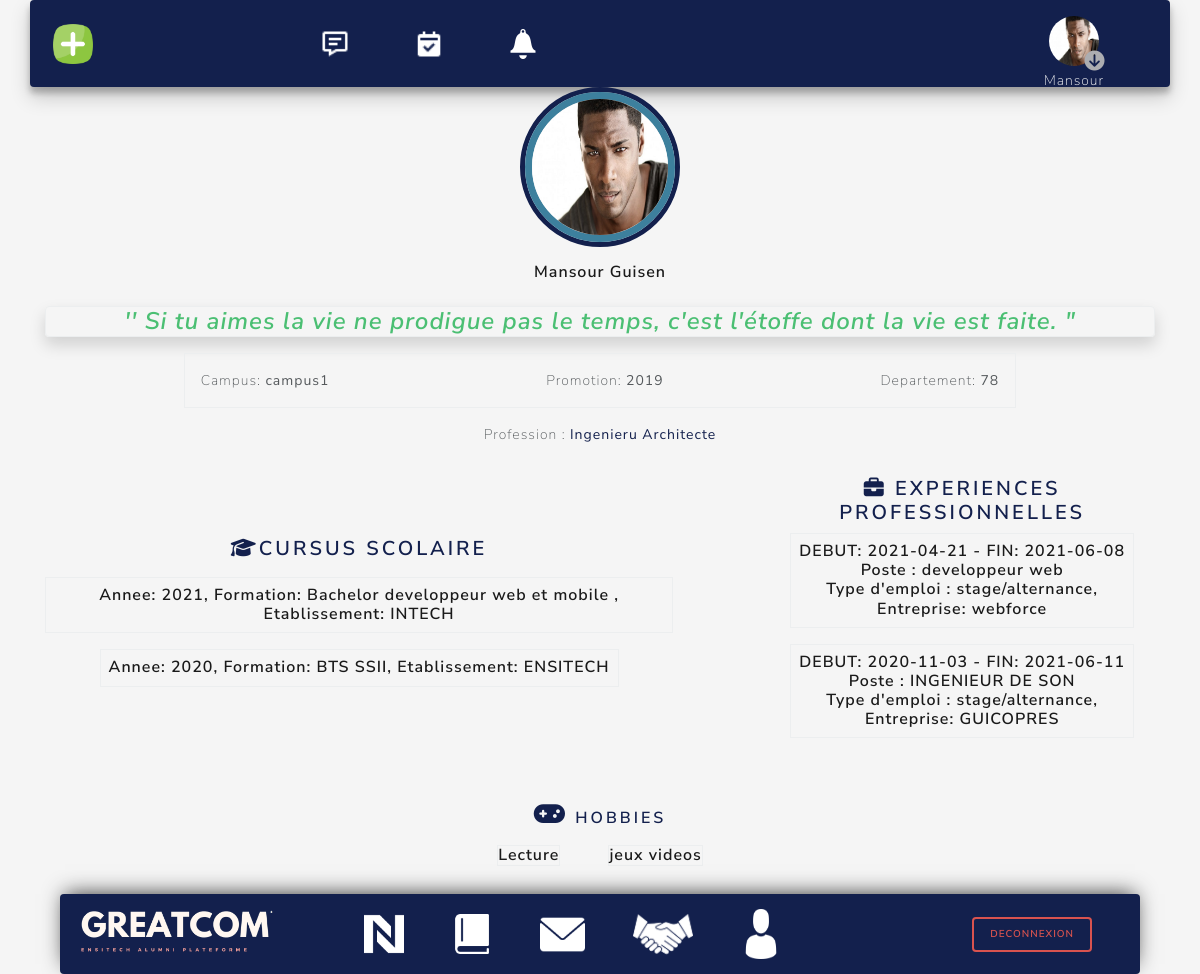
/vue/profli_consulter.php?id_user_consulter=1 (signed in), run on the app's committed database.
### tables this page shows
CREATE TABLE IF NOT EXISTS `utilisateur` (
  `id` int(30) NOT NULL AUTO_INCREMENT,
  `Photo` text,
  `Nom` varchar(255) DEFAULT NULL,
  `Prenom` varchar(255) DEFAULT NULL,
  `Mail` varchar(255) DEFAULT NULL,
  `Departement` int(11) DEFAULT NULL,
  `Annee_promotion` int(10) DEFAULT NULL,
  `profession` varchar(255) DEFAULT NULL,
  `campus` varchar(255) DEFAULT NULL,
  `Zone_de_texte` longtext,
  `Loginn` varchar(50) DEFAULT NULL,
  `Mdp` varchar(50) DEFAULT NULL,
  `Typee` enum('standard','admin') DEFAULT NULL,
  PRIMARY KEY (`id`)
);

CREATE TABLE IF NOT EXISTS `cursusscolaire` (
  `id` int(35) NOT NULL AUTO_INCREMENT,
  `id_user` int(35) NOT NULL,
  `annee` int(35) NOT NULL,
  `formation` varchar(255) NOT NULL,
  `etablissement` varchar(255) NOT NULL,
  PRIMARY KEY (`id`)
);

CREATE TABLE IF NOT EXISTS `parcousprofessionnel` (
  `id` int(35) NOT NULL AUTO_INCREMENT,
  `id_user` int(35) NOT NULL,
  `date_debut` date NOT NULL,
  `date_fin` date DEFAULT NULL,
  `post_occupe` varchar(255) NOT NULL,
  `type_emploi` varchar(255) NOT NULL,
  `entreprise` varchar(255) NOT NULL,
  PRIMARY KEY (`id`)
);

CREATE TABLE IF NOT EXISTS `hobbies` (
  `id` int(35) NOT NULL AUTO_INCREMENT,
  `id_user` int(35) NOT NULL,
  `hobbie` varchar(255) NOT NULL,
  PRIMARY KEY (`id`)
);

### vue/profli_consulter.php (the view, shortened to what this page needs)
<!DOCTYPE html>
<html lang="fr">
<head>
    <link rel="stylesheet" href="https://cdn.jsdelivr.net/npm/bootswatch@4.5.2/dist/lux/bootstrap.min.css">
    <link rel="stylesheet" href="../styles/designY.css">
</head>
<body>
    <?php
    include_once('../partials/header.php');
    $id_user_consulter = $_GET['id_user_consulter'];
    $stmt = $db->prepare("SELECT * FROM `utilisateur` where `id`= :id_utlisateur ");
    $stmt->bindParam(':id_utlisateur', $id_user_consulter);
    $stmt->execute();
    $colonne = $stmt->fetch();
    $nom = $colonne['Nom'];
    $prenom = $colonne['Prenom'];
    $promotion = $colonne['Annee_promotion'];
    $campus = $colonne['campus'];
    $profession = $colonne['profession'];
    $citation = $colonne['Zone_de_texte'];
    $departement = $colonne['Departement'];
    $profil = $colonne["Photo"];
    ?>
    <div class="container ">
        <div class="d-flex flex-column justify-content-center align-items-center mx-auto">
            <div class="colsult_user_profil"><img src="<?= $profil  ?>" alt="..." class="img-fluid rounded-circle image_user_consulter" /></div>
            <span class="h5 mt-3"><?= $nom . " " . $prenom ?></span>
        </div>
        <cite class="shadow h3 mt-3 mb-3 rounded  d-flex  justify-content-center align-items-center  mx-auto text-center text-success border  text-fluid">
            '' <?= $citation  ?> "</cite>
        <div class="d-flex  justify-content-center align-items-center mx-auto p-3 border w-75 ">
            <span class="mr-auto "> Campus: <b><?= $campus ?></b></span>
            <span class=" mx-5 "> Promotion: <b><?= $promotion ?></b></span>
            <span class="ml-auto "> Departement: <b><?= $departement ?></b></span>
        </div>
        <p class="text-center w-100 p-3">Profession : <strong class="textColorBlue"><?= $profession ?></strong></p>
        <div class=" d-flex justify-content-center align-items-center  mx-auto text-center">
            <div class="mr-5 d-flex flex-column justify-content-center align-items-center  my-auto text-center">
                <h4 class="textColorBlue "> <i class="fas fa-graduation-cap"></i>Cursus scolaire</h4>
                <?php
                $stmt = $db->prepare("SELECT * FROM `cursusscolaire` where `id_user`= :id_utlisateur ");
                $stmt->bindParam(':id_utlisateur', $id_user_consulter);
                $stmt->execute();
                $cursus = $stmt->fetchAll();
                if ($cursus) {
                    foreach ($cursus as $row => $colonne) {
                        $annee = $colonne['annee'];
                        $formation = $colonne['formation'];
                        $etablissement = $colonne['etablissement'];
                ?>
                        <span class="h5 mt-2 p-2 border"><?= "Annee: " . $annee . ", Formation:  " . $formation . ", Etablissement: " . $etablissement   ?></span>
                <?php
                    }
                } else {
                    echo "<span class='text-muted text-center'> Aucunne formation ajoutée</span>";
                }
                ?>
            </div>
            <div class=" ml-5 d-flex flex-column justify-content-center align-items-center  my-auto text-center">
                <h4 class="textColorBlue "><i class="fas fa-briefcase"></i> Experiences Professionnelles</h4>
                <?php
                $stmt = $db->prepare("SELECT * FROM `parcousprofessionnel` where `id_user`= :id_utlisateur ");
                $stmt->bindParam(':id_utlisateur', $id_user_consulter);
                $stmt->execute();
                $experience = $stmt->fetchAll();
                if ($experience) {
                    foreach ($experience as $row => $colonne) {
                        $date_debut = $colonne['date_debut'];
                        $date_fin = $colonne['date_fin'];
                        $post_occupe = $colonne['post_occupe'];
                        $type_emploi = $colonne['type_emploi'];
                        $entreprise = $colonne['entreprise'];
                ?>
                        <b class="text-fluid h5 mb-3 p-2 border"><?= "DEBUT: " . $date_debut . "    -  FIN:  " . $date_fin . " <br/>Poste : " . $post_occupe . "<br/> Type d'emploi : " . $type_emploi . ",  <br/>Entreprise: " . $entreprise   ?></b>
                <?php
                    }
                } else {
                    echo "<span class='text-muted text-center'> Aucunne experienece professionnelle ajoutée</span>";
                }
                ?>
            </div>
        </div>
        <h5 class="text-center text-fluid mt-5 mb-3 textColorBlue "><i class="fas fa-gamepad" style="font-size:25px; color:#13204d"></i> Hobbies</h5>
        <div class="d-flex   justify-content-center align-items-center  my-auto w-100">
            <?php
            $stmt = $db->prepare("SELECT * FROM `hobbies` where `id_user`= :id_utlisateur ");
            $stmt->bindParam(':id_utlisateur', $id_user_consulter);
            $stmt->execute();
            $hobbies = $stmt->fetchAll();
            if ($hobbies) {
                foreach ($hobbies as $row => $colonne) {
                    $hobbie = $colonne['hobbie'];
            ?>
                    <span class="h5 mx-4 border "><?= $hobbie ?></span>
            <?php
                }
            } else {
                echo "<span class='text-muted text-center '> Aucun Hobbie ajouté</span>";
            }
            ?>
        </div>
    </div>
    <?php
    include_once('../partials/footer.php');
    ?>
</body>
</html>

### partials/header.php (shortened to what this page needs)
<?php
include_once("connectBDD.php");
$id_user_conecter = $_SESSION['id'];
$stmt = $db->prepare("SELECT * FROM `utilisateur` where `id`= :id_utlisateur ");
$stmt->bindParam(':id_utlisateur', $id_user_conecter);
$stmt->execute();
$colonne = $stmt->fetch();
$name_user_connect = $colonne['Nom'];
$profil_user_connect = $colonne['Photo'];
?>
<div class="container  w-100  d-flex  entete backgroundFirstPlan rounded">
    <div class="d-flex  w-100 p-2  justify-content-center align-items-center" id="mainNav">
        <img src="../images/logos/addPOST.png" data-toggle="modal" data-target="#staticBackdrop" type="button" alt="..." class="img-fluid btnPoster  " style="width:40px; height:40px" />
        <div class="w-50 d-flex lesIconDeHeader ">
            <span class=" p-2  rounded notifUser notifSMS " type="button">
                <img src="../images/ressourcesLogo/sms.png" alt="..." class="linkImageH img-fluid" style="width:30px" />
            </span>
            <span class=" p-2  mx-5 rounded  notifUser notifEVE " type="button">
                <img src="../images/ressourcesLogo/calendrier.png" alt="..." class="img-fluid linkImageH" style="width:30px" />
            </span>
            <span class=" p-2  rounded  notifUser notifAUtre " type="button">
                <img src="../images/ressourcesLogo/notificationL.png" alt="..." class="img-fluid linkImageH" style="width:30px" />
            </span>
        </div>
        <div class="btn_user_profil my-auto ml-auto  d-flex  flex-column justify-content-center align-items-center mr-5" type="button">
            <img src=" <?= $profil_user_connect; ?>" class=' img-fluid profil-post' alt='...'>
            <span class="text-light mt-1"> <?= $name_user_connect ?></span>
            <i class="fas fa-arrow-circle-down"></i>
        </div>
    </div>
</div>

### styles/designY.css (style rules this page uses)
body { background: whitesmoke !important; }
.backgroundFirstPlan { background: #13204d !important; }
.profil-post { max-width: 50px !important; border-radius: 50%; }
.btn_user_profil { width: 50px; }
.entete { height: 87px !important; box-shadow: rgba(0, 0, 0, 0.19) 0px 10px 20px, rgba(0, 0, 0, 0.23) 0px 6px 6px; }
.lesIconDeHeader { margin-left: 20% !important; }
.notifUser { position: relative; }
.btn_user_profil>i { margin-top: -40px; margin-left: 42px !important; font-size: 20px; color: #d7d8dd; filter: brightness(80%); }
.textColorBlue { color: #13204d }
.colsult_user_profil { max-width: 10rem !important; max-height: 10rem !important; border-radius: 50%; border: 5px solid #13204d; padding: 0px !important; }
.image_user_consulter { border: 7px solid #3d809d; }

### data on the page
utilisateur: Photo (picture), Nom "Mansour", Prenom "Guisen", Zone_de_texte "Si tu aimes la vie ne prodigue pas le temps, c'est l'étoffe dont la vie est faite.", campus "campus1", Annee_promotion "2019", Departement "78", profession "Ingenieru Architecte"
cursusscolaire: annee "2021", formation "Bachelor developpeur web et mobile", etablissement "INTECH"
cursusscolaire: annee "2020", formation "BTS SSII", etablissement "ENSITECH"
parcousprofessionnel: date_debut "2021-04-21", date_fin "2021-06-08", post_occupe "developpeur web", type_emploi "stage/alternance", entreprise "webforce"
parcousprofessionnel: date_debut "2020-11-03", date_fin "2021-06-11", post_occupe "INGENIEUR DE SON", type_emploi "stage/alternance", entreprise "GUICOPRES"
hobbies: hobbie "Lecture"
hobbies: hobbie "jeux videos"
